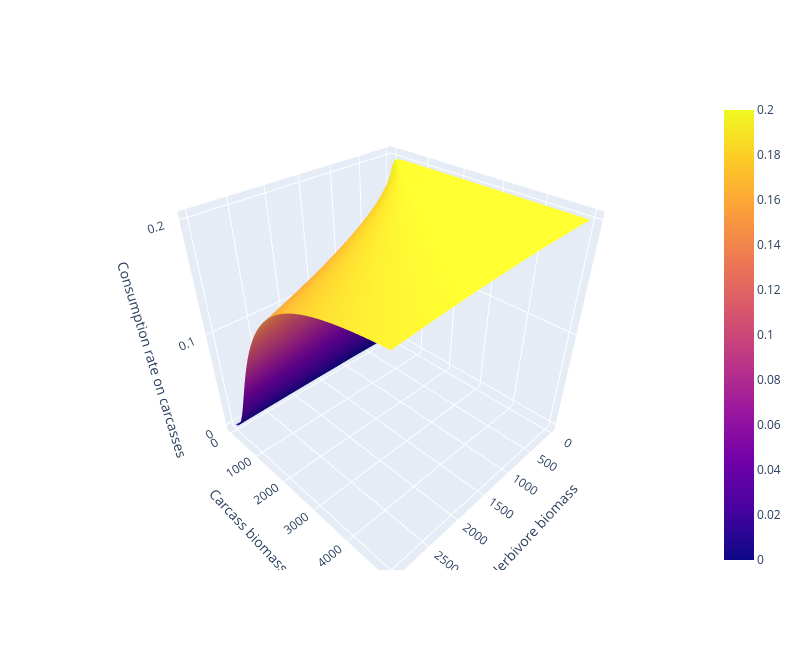

Notebook code for this chart:
### Code cell
Hgrid, Ugrid = np.meshgrid(np.linspace(0, 3000, 200), np.linspace(0, 5000, 200))
Cfix = 0     # consumer biomass is fixed (it only matters when b > 0)
holling_U_grid = holling_iii_U([Cfix, Hgrid, Ugrid], pars_test)

fig3d = go.Figure(go.Surface(x=Hgrid, y=Ugrid, z=holling_U_grid))
fig3d.update_layout(width=800, height=650,
                    scene=dict(xaxis_title='Herbivore biomass',
                               yaxis_title='Carcass biomass',
                               zaxis_title='Consumption rate on carcasses'))
fig3d.show()

### Figure 1 — Plotly figure (JSON) as saved in the notebook; plotly's stock layout.template omitted (floating-point values rounded to 4 significant figures; data arrays with more than 128 entries replaced by an {"elided": "..."} marker saying what was removed)
{"data": [{"type": "surface", "x": {"elided": "200x200 float values"}, "y": {"elided": "200x200 float values"}, "z": {"elided": "200x200 float values"}}], "layout": {"height": 650, "scene": {"xaxis": {"title": {"text": "Herbivore biomass"}}, "yaxis": {"title": {"text": "Carcass biomass"}}, "zaxis": {"title": {"text": "Consumption rate on carcasses"}}}, "width": 800}}
